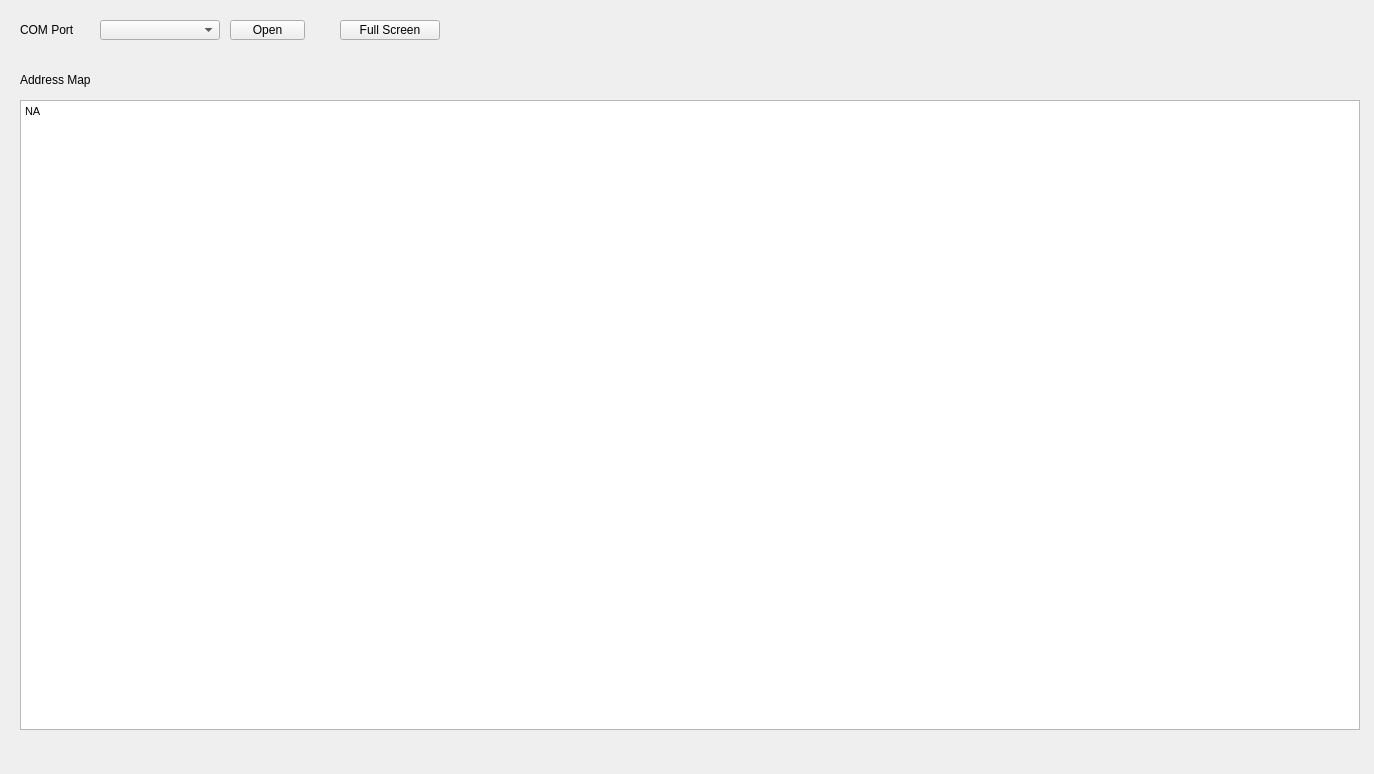
<?xml version="1.0" encoding="UTF-8"?>
<ui version="4.0">
 <class>Ucm_ConfigTab</class>
 <widget class="QWidget" name="Ucm_ConfigTab">
  <property name="geometry">
   <rect>
    <x>0</x>
    <y>0</y>
    <width>1374</width>
    <height>774</height>
   </rect>
  </property>
  <property name="windowTitle">
   <string>Form</string>
  </property>
  <widget class="QTextEdit" name="ConfigAddressMapValue">
   <property name="enabled">
    <bool>true</bool>
   </property>
   <property name="geometry">
    <rect>
     <x>20</x>
     <y>100</y>
     <width>1340</width>
     <height>630</height>
    </rect>
   </property>
   <property name="readOnly">
    <bool>true</bool>
   </property>
   <property name="html">
    <string>&lt;!DOCTYPE HTML PUBLIC &quot;-//W3C//DTD HTML 4.0//EN&quot; &quot;http://www.w3.org/TR/REC-html40/strict.dtd&quot;&gt;
&lt;html&gt;&lt;head&gt;&lt;meta name=&quot;qrichtext&quot; content=&quot;1&quot; /&gt;&lt;style type=&quot;text/css&quot;&gt;
p, li { white-space: pre-wrap; }
&lt;/style&gt;&lt;/head&gt;&lt;body style=&quot; font-family:'MS Shell Dlg 2'; font-size:8.25pt; font-weight:400; font-style:normal;&quot;&gt;
&lt;p style=&quot; margin-top:0px; margin-bottom:0px; margin-left:0px; margin-right:0px; -qt-block-indent:0; text-indent:0px;&quot;&gt;NA&lt;/p&gt;&lt;/body&gt;&lt;/html&gt;</string>
   </property>
  </widget>
  <widget class="QLabel" name="ConfigAddressMapLabel">
   <property name="geometry">
    <rect>
     <x>20</x>
     <y>70</y>
     <width>80</width>
     <height>20</height>
    </rect>
   </property>
   <property name="text">
    <string>Address Map</string>
   </property>
  </widget>
  <widget class="QComboBox" name="ConfigComPortComboBox">
   <property name="geometry">
    <rect>
     <x>100</x>
     <y>20</y>
     <width>120</width>
     <height>20</height>
    </rect>
   </property>
   <property name="currentText">
    <string comment="COM Port" extracomment="COM Port"/>
   </property>
  </widget>
  <widget class="QLabel" name="ConfigComPortLabel">
   <property name="geometry">
    <rect>
     <x>20</x>
     <y>20</y>
     <width>80</width>
     <height>20</height>
    </rect>
   </property>
   <property name="text">
    <string>COM Port</string>
   </property>
  </widget>
  <widget class="QPushButton" name="ConfigComPortButton">
   <property name="geometry">
    <rect>
     <x>230</x>
     <y>20</y>
     <width>75</width>
     <height>20</height>
    </rect>
   </property>
   <property name="text">
    <string>Open</string>
   </property>
  </widget>
  <widget class="QPushButton" name="ConfigFullScreenButton">
   <property name="geometry">
    <rect>
     <x>340</x>
     <y>20</y>
     <width>100</width>
     <height>20</height>
    </rect>
   </property>
   <property name="text">
    <string>Full Screen</string>
   </property>
  </widget>
 </widget>
 <resources/>
 <connections/>
</ui>
